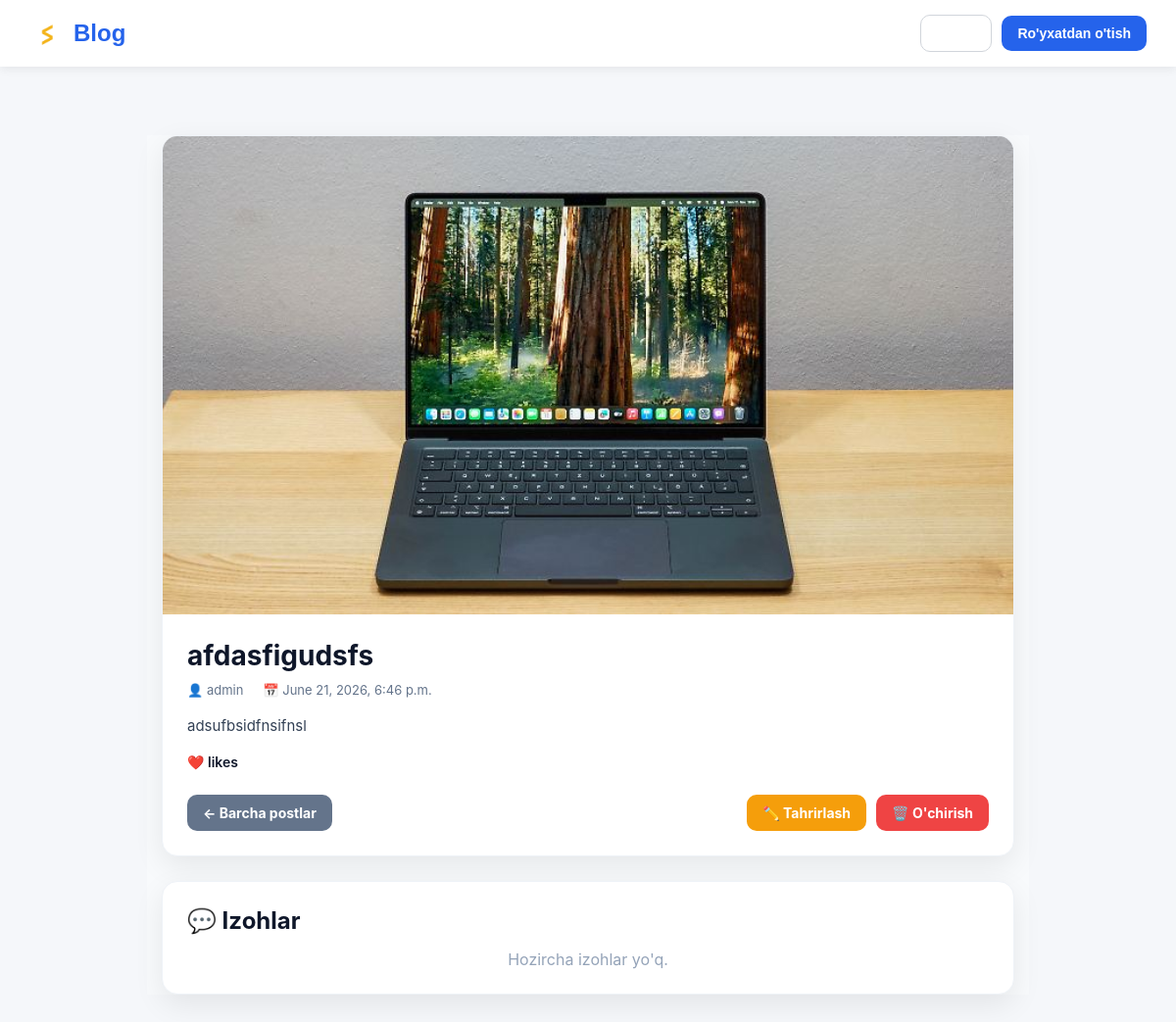
/articles/7/, run on the app's committed database.
### articles/models.py (models this page shows, shortened)
class Article(models.Model):
    title = models.CharField(max_length=255)
    summary = models.CharField(max_length=200, blank=True)
    body = RichTextField()
    photo = models.ImageField(upload_to='images/', blank=True)
    date = models.DateTimeField(auto_now_add=True)
    author = models.ForeignKey(
        get_user_model(),
        on_delete=models.CASCADE,
    )

### accounts/models.py (models this page shows)
class CustomUser(AbstractUser):
    age = models.PositiveIntegerField(null=True, blank=True)

### articles/views.py (the view)
# urls.py: path('<int:pk>/', ArticleDetailView.as_view(), name='article_detail'),
class ArticleDetailView(DetailView):
    model = Article
    template_name = 'article_detail.html'

### templates/article_detail.html (shortened to what this page needs)
{% extends 'base.html' %}
{% block content %}
<div class="article-container">
    <div class="article-card">
        {% if object.photo %}
        <img src="{{ object.photo.url }}" alt="{{ object.title }}" class="article-image">
        {% endif %}
        <div class="article-content">
            <h1>{{ object.title }}</h1>
            <div class="article-meta">
                <span>👤 {{ object.author }}</span>
                <span>📅 {{ object.date }}</span>
            </div>
            <div class="article-body">
                {{ object.body|safe }}
            </div>
            <div class="like-row">
                <span>❤️ {{ object.likes.count }} likes</span>
            </div>
            <div class="article-buttons">
                <a href="{% url 'article_list' %}" class="btn btn-gray">
                    ← Barcha postlar
                </a>
                <div class="right-buttons">
                    <a href="{% url 'article_edit' object.pk %}" class="btn btn-yellow">
                        ✏️ Tahrirlash
                    </a>
                    <a href="{% url 'article_delete' object.pk %}" class="btn btn-red">
                        🗑️ O'chirish
                    </a>
                </div>
            </div>
        </div>
    </div>
    <div class="comments-card">
        <h2>💬 Izohlar</h2>
        {% for comment in object.comments.all %}
        <div class="comment">
            <p>{{ comment }}</p>
            <small>👤 {{ comment.author }}</small>
        </div>
        {% empty %}
        <p class="no-comment">Hozircha izohlar yo'q.</p>
        {% endfor %}
    </div>
</div>
{% endblock content %}

### templates/base.html (style rules this page uses)
* { margin:0; padding:0; box-sizing:border-box; }
body { font-family:Arial, sans-serif; background:#f5f7fa; color:#333; min-height:100vh; display:flex; flex-direction:column; }
.btn { text-decoration:none; padding:10px 18px; border-radius:8px; font-size:14px; font-weight:600; transition:.3s; }

### templates/article_detail.html (style rules this page uses)
.article-container { max-width:900px; margin:40px auto; padding:0 15px; font-family:-apple-system,BlinkMacSystemFont,'Segoe UI',Roboto,sans-serif; background:#f8fafc; }
.article-card, .comments-card { background:#fff; border-radius:16px; box-shadow:0 10px 30px rgba(0,0,0,0.08); overflow:hidden; margin-bottom:25px; border:1px solid #eef2f7; }
.article-image { width:100%; aspect-ratio:16/9; object-fit:cover; display:block; }
.article-content { padding:25px; }
.article-content h1 { margin-bottom:10px; color:#0f172a; font-size:28px; }
.article-meta { color:#64748b; display:flex; gap:20px; margin-bottom:15px; font-size:13px; }
.article-body { line-height:1.8; color:#334155; font-size:15px; }
.like-row { margin-top:15px; font-size:14px; color:#0f172a; font-weight:600; display:flex; align-items:center; gap:6px; }
.article-buttons { margin-top:25px; display:flex; justify-content:space-between; align-items:center; flex-wrap:wrap; gap:10px; }
.right-buttons { display:flex; gap:10px; }
.btn { text-decoration:none; padding:10px 16px; border-radius:10px; color:white; font-weight:700; font-size:14px; }
.btn-gray { background:#64748b; }
.btn-yellow { background:#f59e0b; }
.btn-red { background:#ef4444; }
.comments-card { padding:25px; }
.comments-card h2 { margin-bottom:15px; color:#0f172a; }
.no-comment { text-align:center; color:#94a3b8; }

### data on the page
Article: photo (picture), title "afdasfigudsfs", author "admin", date "June 21, 2026, 6:46 p.m.", body "adsufbsidfnsifnsl"
